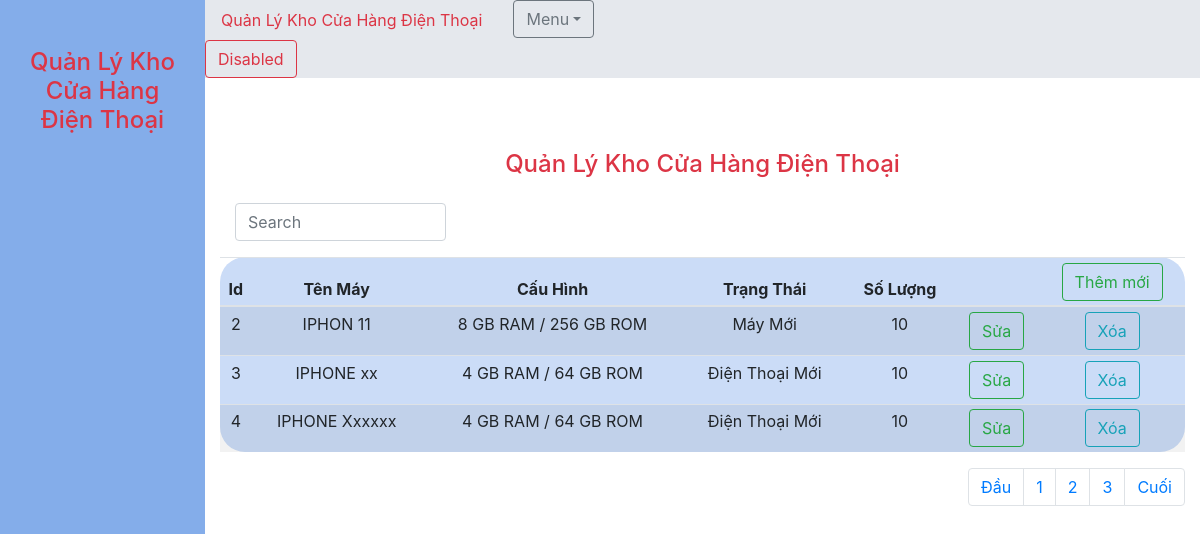
The page /QLkhoCHDT1/index.php on the database its author committed.
### tables this page shows
CREATE TABLE `quanlykhochdt1` (
  `Id` int(11) NOT NULL,
  `TenMay` varchar(50) NOT NULL,
  `CauHinh` varchar(100) NOT NULL,
  `TrangThai` varchar(100) NOT NULL,
  `SoLuong` int(255) NOT NULL
);

### QLkhoCHDT1/ListIOS.php (called while the page is built, shortened)
<?php
$ListIos=array();
$limit=3;
$offset=isset($_GET["offset"])?(int)$_GET["offset"]:0;
$sql="Select Id,TenMay,CauHinh,TrangThai,SoLuong From quanlykhochdt1 limit $offset,$limit";
$result=$conn->query($sql);
?>

### QLkhoCHDT1/ShowIOS.php (the view, shortened to what this page needs)
<!DOCTYPE html>
<html lang="en">
<head>
    <link rel="stylesheet" href="QLkhoCHDT1.css">
    <link rel="stylesheet" href="https://cdn.jsdelivr.net/npm/bootstrap@4.6.2/dist/css/bootstrap.min.css">
</head>
<body>
    <div class="row">
        <div class="col-sm-2 text-center pt-5">
            <h4 class="col-sm text-danger">Quản Lý Kho Cửa Hàng Điện Thoại</h4>
        </div>
        <div class="col-sm-10">
            <div class="menu1">
                <ul class="nav nav-pills">
                    <li class="nav-item">
                        <a class="nav-link text-danger" href="#">Quản Lý Kho Cửa Hàng Điện Thoại</a>
                    </li>
                    <li class="nav-item dropdown col-sm-1">
                        <a class="dropdown-toggle text-secondary btn btn-outline-secondary" data-toggle="dropdown" href="">Menu</a>
                    </li>
                    <li class="col-sm-7"></li>
                    <li class="nav-item">
                        <a class="btn btn-outline-danger" onclick="return confirm('Bạn chắc chắn muốn thoát!');" href="/code/index.php">Disabled</a>
                    </li>
                </ul>
            </div>
            <div class="text-center text-danger pt-5 my-4">
                <h4>Quản Lý Kho Cửa Hàng Điện Thoại</h4>
            </div>
            <div class="container">
                <div class="input-group mb-3 col-sm-3">
                    <input type="text" class="form-control" id="myInput" placeholder="Search">
                </div>
                <table class="table table-striped table-hover table-sm text-center">
                    <thead>
                        <tr>
                            <th>Id</th>
                            <th>Tên Máy</th>
                            <th>Cấu Hình</th>
                            <th>Trạng Thái</th>
                            <th>Số Lượng</th>
                            <th></th>
                            <th><a class="btn btn-outline-success" href="/code/QLkhoCHDT1/FromAddmewIOS.php">Thêm mới</a></th>
                        </tr>
                    </thead>
                    <tbody class="myTable">
                        <?php foreach ($ListIos as $Ios) { ?>
                            <tr>
                                <td><?php echo $Ios["Id"] ?></td>
                                <td><?php echo $Ios["TenMay"] ?></td>
                                <td><?php echo $Ios["CauHinh"] ?></td>
                                <td><?php echo $Ios["TrangThai"] ?></td>
                                <td><?php echo $Ios["SoLuong"] ?></td>
                                <td><a class="btn btn-outline-success" href="/code/QLkhoCHDT1/index.php?action=update&Id=<?php echo $Ios["Id"] ?>">Sửa</a></td>
                                <td><a class="btn btn-outline-info" onclick="return confirm('Bạn có muốn xóa dữ liệu không!');" href="/code/QLkhoCHDT1/index.php?action=delete&Id=<?php echo $Ios["Id"] ?>">Xóa</a></td>
                            </tr>
                        <?php } ?>
                    </tbody>
                </table>
                <?php
                include'./sotrang.php';
                ?>
            </div>
        </div>
    </div>
</body>
</html>

### QLkhoCHDT1/QLkhoCHDT1.css (style rules this page uses)
.table { border-radius: 25px; background-color: rgba(203, 220, 247, 1); }
.col-sm-2 { height: 730px; background-color: rgba(132, 173, 234, 1); left: 15px; }
.menu1 { background-color: rgb(229, 232, 237); }

### rows shown on the page
quanlykhochdt1: Id "2", TenMay "IPHON 11", CauHinh "8 GB RAM / 256 GB ROM", TrangThai "Máy Mới", SoLuong "10"
quanlykhochdt1: Id "3", TenMay "IPHONE xx", CauHinh "4 GB RAM / 64 GB ROM", TrangThai "Điện Thoại Mới", SoLuong "10"
quanlykhochdt1: Id "4", TenMay "IPHONE Xxxxxx", CauHinh "4 GB RAM / 64 GB ROM", TrangThai "Điện Thoại Mới", SoLuong "10"
